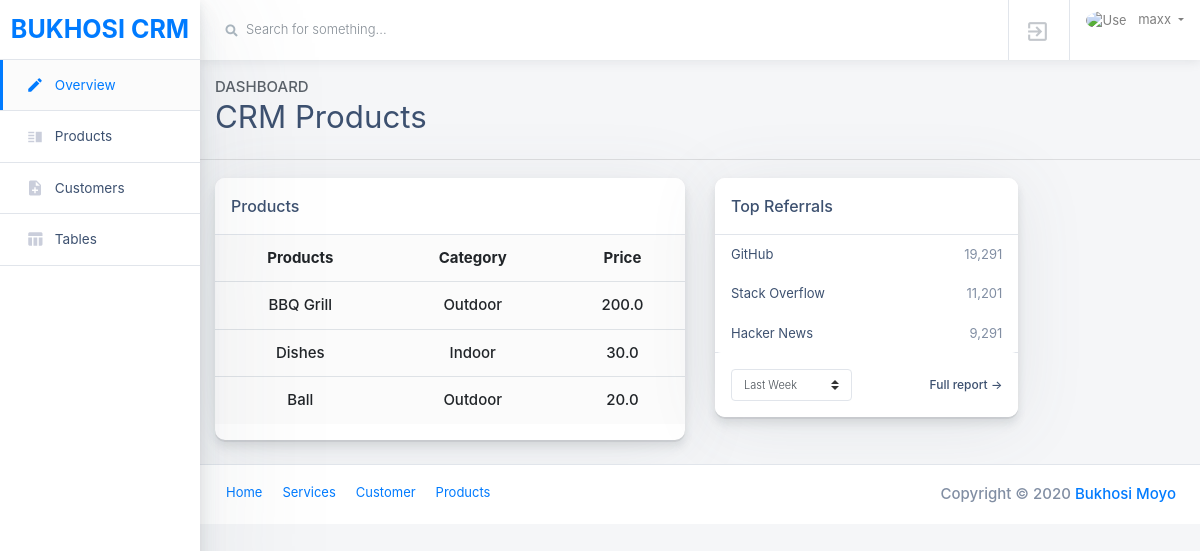
Screenshot of /products/ (signed in) with the database file from the repository.
### accounts/models.py (models this page shows, shortened)
class Product(models.Model):
    CATEGORY = (
        ('Indoor', 'Indoor'),
        ('Outdoor', 'Outdoor'),
    )
    name = models.CharField(max_length=200, null=True)
    price = models.FloatField(null=True)
    category = models.CharField(max_length=200, null=True, choices=CATEGORY)
    description = models.CharField(max_length=200, null=True, blank=True)
    date_created = models.DateTimeField(auto_now_add=True, null=True)
    tags = models.ManyToManyField(Tag)

### accounts/decorators.py (the view)
        def wrapper_func(request, *args, **kwargs):
            group = None
            if request.user.groups.exists():
                group = request.user.groups.all()[0].name
            if group in allowed_roles:
                return view_func(request, *args, **kwargs)
            else:
                return redirect('error1')

### accounts/views.py (called while the page is built)
@login_required(login_url='login')
@allowed_users(allowed_roles=['admin'])
def products(request):
    products = Product.objects.all()
    context = {'products': products}
    return render(request, 'accounts/products.html', context)

### accounts/templates/accounts/products.html (shortened to what this page needs)
{% extends "accounts/main.html" %}
{% block content %}
{% include 'accounts/navbar.html' %}
{% include 'accounts/sidebar.html' %}
<main class="main-content col-lg-10 col-md-9 col-sm-12 p-0 offset-lg-2 offset-md-3">
    <div class="col-lg col-md-6 col-sm-6 mb-4 mt-3">
        <span  class="text-uppercase page-subtitle" >Dashboard</span>
        <h3 class="page-title">CRM Products</h3>
    </div>
    <hr>
    <div class="container-fluid">
        <div class="row">
            <div class="col-md-6">
                <div class="card card-small mb-4">
                    <div class="card-header border-bottom">
                        <h6 class="m-0">Products</h6>
                    </div>
                    <div class="card-body p-0 pb-3 text-center">
                        <table class="table mb-0">
                            <thead class="bg-light">
                                <tr>
                                    <th scope="col" class="border-0">Products</th>
                                    <th scope="col" class="border-0">Category</th>
                                    <th scope="col" class="border-0">Price</th>
                                </tr>
                                {% for i in products %}
                                    <tr>
                                        <td>{{ i.name }}</td>
                                        <td>{{ i.category }}</td>
                                        <td>{{ i.price }}</td>
                                    </tr>
                                {% endfor %}
                            </thead>
                        </table>
                    </div>
                </div>
            </div>
            <div class="col-md-4">
                <div class="card card-small">
                    <div class="card-header border-bottom">
                        <h6 class="m-0">Top Referrals</h6>
                    </div>
                    <div class="card-body p-0">
                        <ul class="list-group list-group-small list-group-flush">
                            <li class="list-group-item d-flex px-3">
                                <span class="text-semibold text-fiord-blue">GitHub</span>
                                <span class="ml-auto text-right text-semibold text-reagent-gray">19,291</span>
                            </li>
                            <li class="list-group-item d-flex px-3">
                                <span class="text-semibold text-fiord-blue">Stack Overflow</span>
                                <span class="ml-auto text-right text-semibold text-reagent-gray">11,201</span>
                            </li>
                            <li class="list-group-item d-flex px-3">
                                <span class="text-semibold text-fiord-blue">Hacker News</span>
                                <span class="ml-auto text-right text-semibold text-reagent-gray">9,291</span>
                            </li>
                        </ul>
                    </div>
                    <div class="card-footer border-top">
                        <div class="row">
                            <div class="col">
                                <select class="custom-select custom-select-sm">
                                    <option selected>Last Week</option>
                                </select>
                            </div>
                            <div class="col text-right view-report">
                                <a href="#">Full report &rarr;</a>
                            </div>
                        </div>
                    </div>
                </div>
            </div>
        </div>
    </div>
</main>
{% include "accounts/footer.html" %}
{% endblock content %}

### accounts/templates/accounts/navbar.html (shortened to what this page needs)
{% extends "accounts/main.html" %}
{% load static %}
{% block content %}
<main class="main-content col-lg-10 col-md-9 col-sm-12 p-0 offset-lg-2 offset-md-3 ">
    <div class="main-navbar sticky-top bg-white">
        <nav class="navbar align-items-stretch navbar-light flex-md-nowrap p-0">
            <form action="#" class="main-navbar__search w-100 d-none d-md-flex d-lg-flex">
            <div class="input-group input-group-seamless ml-3">
                <div class="input-group-prepend">
                <div class="input-group-text">
                    <i class="fas fa-search"></i>
                </div>
                </div>
                <input class="navbar-search form-control" type="text" placeholder="Search for something..." aria-label="Search"> </div>
            </form>
            <ul class="navbar-nav border-left flex-row ">
            <li class="nav-item border-right dropdown notifications">
                <a class="nav-link nav-link-icon text-center" href=" {% url 'logout' %} " role="button" id="dropdownMenuLink" data-toggle="dropdown" aria-haspopup="true" aria-expanded="false">
                <div class="nav-link-icon__wrapper">
                    <i class="material-icons">exit_to_app</i>
                </div>
                </a>
            </li>
            <li class="nav-item dropdown">
                <a class="nav-link dropdown-toggle text-nowrap px-3" data-toggle="dropdown" href="" role="button" aria-haspopup="true" aria-expanded="false">
                <img class="user-avatar rounded-circle mr-2" src="{{request.user.customer.profile_pic.url}}" alt="User Avatar">
                <span class="d-none d-md-inline-block"> {{ request.user }} </span>
                </a>
            </li>
            </ul>
        </nav>
    </div>
</main>
{% endblock content %}

### rows the page displays
Product: name "BBQ Grill", category "Outdoor", price "200.0"
Product: name "Dishes", category "Indoor", price "30.0"
Product: name "Ball", category "Outdoor", price "20.0"

### other values shown
{{ request.user }} "maxx"
